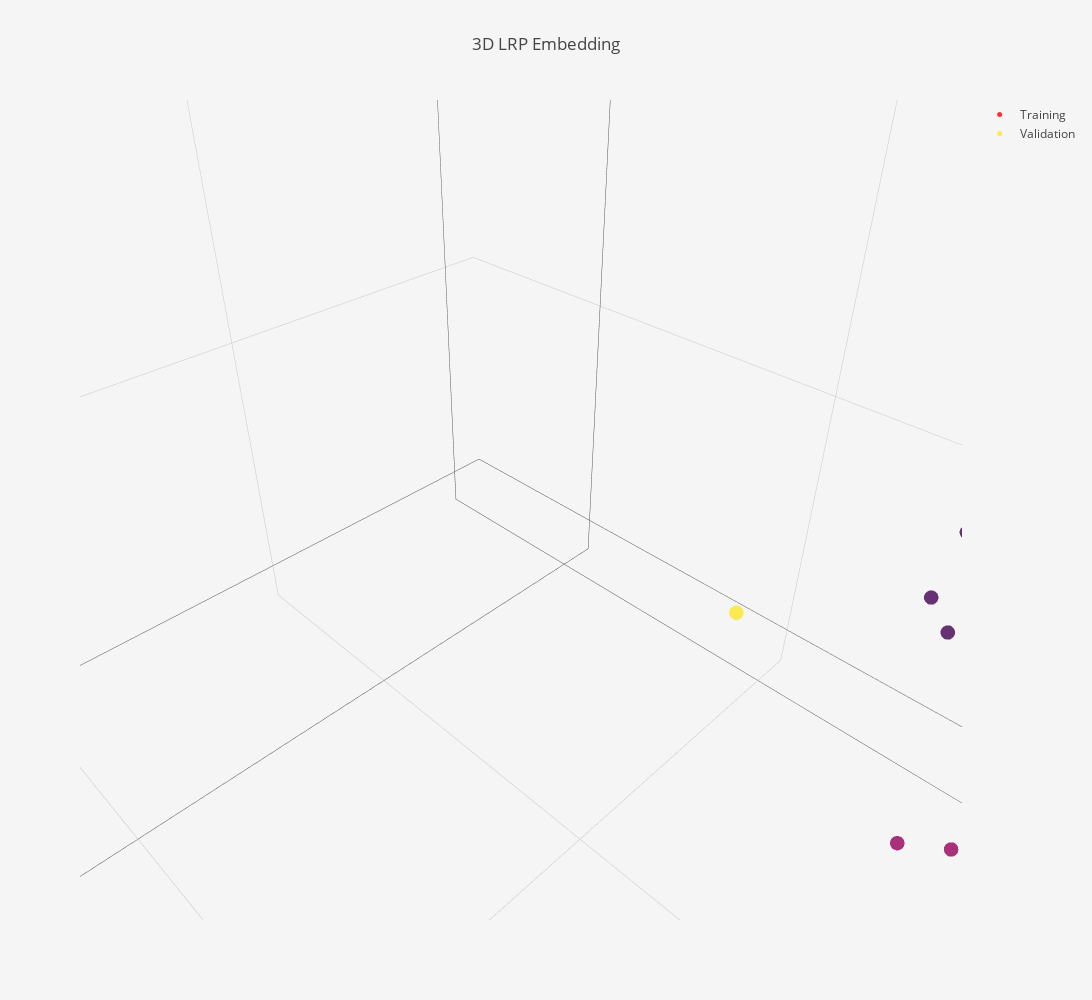

The code cell stored with this chart in its notebook:
### Code cell
# pipeline.reducer_pipeline[0].n_neighbors
embedding_pipeline = Pipeline([
    ("reducer", umap.UMAP(random_state=42,
                    n_components = 3,
                    n_neighbors=10,
                    min_dist=0)),
   ("scaler", MinMaxScaler())
])
embedding_pipeline.fit(training_lrp)

embedding = embedding_pipeline.transform(training_lrp)

emb3d = go.Scatter3d(
    x=embedding[:,0],
    y=embedding[:,1],
    z=embedding[:,2],
    mode="markers",
    name="Training",
    marker=dict(
        size=5,
        color=pipeline.clusterer.labels_,
        colorscale="Rainbow",
        opacity=0.8
    ),
    text=pipeline.clusterer.labels_
)

val_3d_embedding = embedding_pipeline.transform(val_lrp)

val_emb3d = go.Scatter3d(
    x=val_3d_embedding[:,0],
    y=val_3d_embedding[:,1],
    z=val_3d_embedding[:,2],
    name="Validation",
    mode="markers",
    marker=dict(
        size=5,
        color=cluster_labels,
        colorscale='Viridis',
        opacity=0.8
#         showscale=True
    ),
    text = cluster_labels
)

layout = go.Layout(
    title="3D LRP Embedding",
    autosize=False,
    width=1200,
    height=1000,
    paper_bgcolor='#F5F5F5',
#     template="plotly"
)


data=[emb3d, val_emb3d]

fig = go.Figure(data=data, layout=layout)
# fig.update_layout(template="plotly")  /

iplot(fig, filename='lrp-3d-scatter.html')
